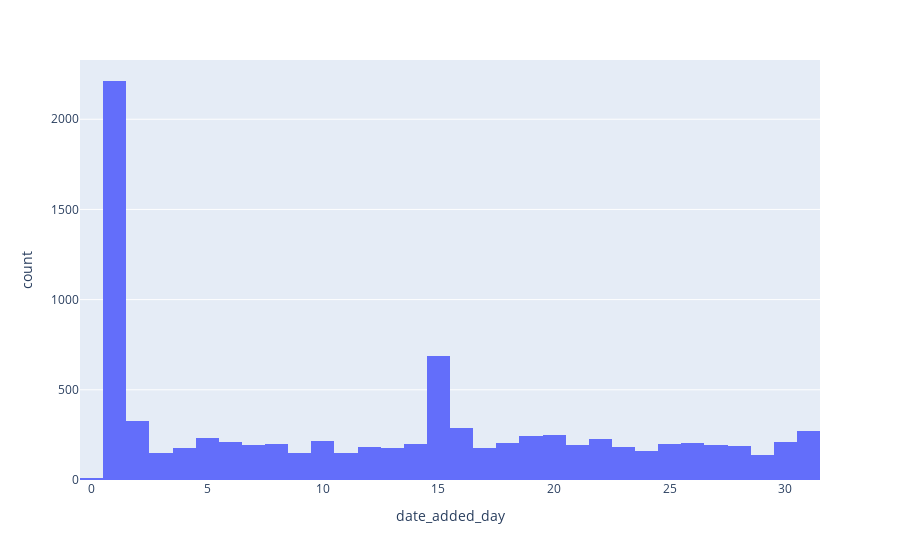

This figure's notebook cell:
### Code cell
px.histogram(netflix_data, x = netflix_data["date_added_day"])

### Figure 1 — Plotly figure (JSON) as saved in the notebook; plotly's stock layout.template omitted (floating-point values rounded to 4 significant figures; data arrays with more than 128 entries replaced by an {"elided": "..."} marker saying what was removed)
{"data": [{"alignmentgroup": "True", "bingroup": "x", "hovertemplate": "date_added_day=%{x}<br>count=%{y}<extra></extra>", "legendgroup": "", "marker": {"color": "#636efa", "pattern": {"shape": ""}}, "name": "", "offsetgroup": "", "orientation": "v", "showlegend": false, "type": "histogram", "x": {"elided": "8807 int values"}, "xaxis": "x", "yaxis": "y"}], "layout": {"barmode": "relative", "legend": {"tracegroupgap": 0}, "margin": {"t": 60}, "xaxis": {"anchor": "y", "domain": [0, 1], "title": {"text": "date_added_day"}}, "yaxis": {"anchor": "x", "domain": [0, 1], "title": {"text": "count"}}}}
